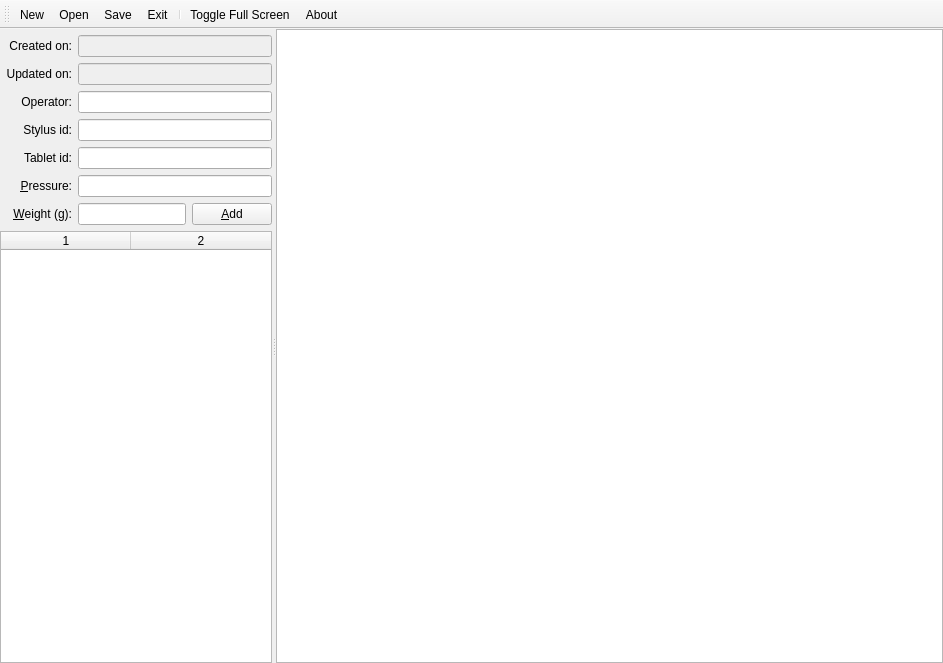
<?xml version="1.0" encoding="UTF-8"?>
<ui version="4.0">
 <class>MainWindow</class>
 <widget class="QMainWindow" name="MainWindow">
  <property name="geometry">
   <rect>
    <x>0</x>
    <y>0</y>
    <width>943</width>
    <height>663</height>
   </rect>
  </property>
  <property name="windowTitle">
   <string>Stylus Profiler</string>
  </property>
  <property name="toolButtonStyle">
   <enum>Qt::ToolButtonFollowStyle</enum>
  </property>
  <property name="animated">
   <bool>false</bool>
  </property>
  <widget class="QWidget" name="centralwidget">
   <layout class="QHBoxLayout" name="horizontalLayout">
    <property name="spacing">
     <number>0</number>
    </property>
    <property name="margin">
     <number>0</number>
    </property>
    <item>
     <widget class="QSplitter" name="splitter">
      <property name="orientation">
       <enum>Qt::Horizontal</enum>
      </property>
      <widget class="QWidget" name="layoutWidget">
       <layout class="QGridLayout" name="gridLayout">
        <property name="leftMargin">
         <number>0</number>
        </property>
        <property name="topMargin">
         <number>6</number>
        </property>
        <property name="rightMargin">
         <number>0</number>
        </property>
        <property name="bottomMargin">
         <number>0</number>
        </property>
        <item row="5" column="1">
         <widget class="QLabel" name="label_4">
          <property name="text">
           <string>&amp;Pressure:</string>
          </property>
          <property name="alignment">
           <set>Qt::AlignRight|Qt::AlignTrailing|Qt::AlignVCenter</set>
          </property>
          <property name="buddy">
           <cstring>pressure</cstring>
          </property>
         </widget>
        </item>
        <item row="6" column="1">
         <widget class="QLabel" name="label">
          <property name="text">
           <string>&amp;Weight (g):</string>
          </property>
          <property name="alignment">
           <set>Qt::AlignRight|Qt::AlignTrailing|Qt::AlignVCenter</set>
          </property>
          <property name="buddy">
           <cstring>weight</cstring>
          </property>
         </widget>
        </item>
        <item row="6" column="3">
         <widget class="QPushButton" name="add_weight_btn">
          <property name="text">
           <string>&amp;Add</string>
          </property>
         </widget>
        </item>
        <item row="0" column="2" colspan="2">
         <widget class="QLineEdit" name="ts_created">
          <property name="enabled">
           <bool>false</bool>
          </property>
         </widget>
        </item>
        <item row="3" column="1">
         <widget class="QLabel" name="label_5">
          <property name="text">
           <string>Stylus id:</string>
          </property>
          <property name="alignment">
           <set>Qt::AlignRight|Qt::AlignTrailing|Qt::AlignVCenter</set>
          </property>
          <property name="buddy">
           <cstring>stylus_id</cstring>
          </property>
         </widget>
        </item>
        <item row="1" column="2" colspan="2">
         <widget class="QLineEdit" name="ts_updated">
          <property name="enabled">
           <bool>false</bool>
          </property>
         </widget>
        </item>
        <item row="0" column="1">
         <widget class="QLabel" name="label_2">
          <property name="text">
           <string>Created on:</string>
          </property>
          <property name="alignment">
           <set>Qt::AlignRight|Qt::AlignTrailing|Qt::AlignVCenter</set>
          </property>
          <property name="buddy">
           <cstring>ts_created</cstring>
          </property>
         </widget>
        </item>
        <item row="3" column="2" colspan="2">
         <widget class="QLineEdit" name="stylus_id">
          <property name="readOnly">
           <bool>false</bool>
          </property>
         </widget>
        </item>
        <item row="5" column="2" colspan="2">
         <widget class="QLineEdit" name="pressure"/>
        </item>
        <item row="6" column="2">
         <widget class="QLineEdit" name="weight"/>
        </item>
        <item row="1" column="1">
         <widget class="QLabel" name="label_3">
          <property name="text">
           <string>Updated on:</string>
          </property>
          <property name="alignment">
           <set>Qt::AlignRight|Qt::AlignTrailing|Qt::AlignVCenter</set>
          </property>
          <property name="buddy">
           <cstring>ts_updated</cstring>
          </property>
         </widget>
        </item>
        <item row="7" column="0" colspan="4">
         <widget class="TableWidget" name="data">
          <property name="sizePolicy">
           <sizepolicy hsizetype="Expanding" vsizetype="Expanding">
            <horstretch>0</horstretch>
            <verstretch>1</verstretch>
           </sizepolicy>
          </property>
          <property name="alternatingRowColors">
           <bool>true</bool>
          </property>
          <property name="selectionMode">
           <enum>QAbstractItemView::SingleSelection</enum>
          </property>
          <property name="selectionBehavior">
           <enum>QAbstractItemView::SelectRows</enum>
          </property>
          <property name="sortingEnabled">
           <bool>true</bool>
          </property>
          <property name="columnCount">
           <number>2</number>
          </property>
          <attribute name="horizontalHeaderDefaultSectionSize">
           <number>130</number>
          </attribute>
          <attribute name="horizontalHeaderStretchLastSection">
           <bool>true</bool>
          </attribute>
          <column/>
          <column/>
         </widget>
        </item>
        <item row="2" column="1">
         <widget class="QLabel" name="label_6">
          <property name="text">
           <string>Operator:</string>
          </property>
          <property name="alignment">
           <set>Qt::AlignRight|Qt::AlignTrailing|Qt::AlignVCenter</set>
          </property>
          <property name="buddy">
           <cstring>operator_id</cstring>
          </property>
         </widget>
        </item>
        <item row="2" column="2" colspan="2">
         <widget class="QLineEdit" name="operator_id"/>
        </item>
        <item row="4" column="1">
         <widget class="QLabel" name="label_7">
          <property name="text">
           <string>Tablet id:</string>
          </property>
          <property name="alignment">
           <set>Qt::AlignRight|Qt::AlignTrailing|Qt::AlignVCenter</set>
          </property>
          <property name="buddy">
           <cstring>tablet_id</cstring>
          </property>
         </widget>
        </item>
        <item row="4" column="2" colspan="2">
         <widget class="QLineEdit" name="tablet_id"/>
        </item>
       </layout>
      </widget>
      <widget class="PlotWidget" name="view">
       <property name="sizePolicy">
        <sizepolicy hsizetype="Expanding" vsizetype="Expanding">
         <horstretch>1</horstretch>
         <verstretch>1</verstretch>
        </sizepolicy>
       </property>
      </widget>
     </widget>
    </item>
   </layout>
  </widget>
  <widget class="QToolBar" name="toolBar">
   <property name="windowTitle">
    <string>Main toolbar</string>
   </property>
   <attribute name="toolBarArea">
    <enum>TopToolBarArea</enum>
   </attribute>
   <attribute name="toolBarBreak">
    <bool>false</bool>
   </attribute>
   <addaction name="actionNew"/>
   <addaction name="actionOpen"/>
   <addaction name="actionSave"/>
   <addaction name="actionExit"/>
   <addaction name="separator"/>
   <addaction name="actionFullScreen"/>
   <addaction name="actionInfo"/>
  </widget>
  <action name="actionOpen">
   <property name="icon">
    <iconset>
     <normaloff>icons/24x24/open.png</normaloff>icons/24x24/open.png</iconset>
   </property>
   <property name="text">
    <string>Open</string>
   </property>
   <property name="shortcut">
    <string>Ctrl+O</string>
   </property>
  </action>
  <action name="actionExit">
   <property name="icon">
    <iconset>
     <normaloff>icons/24x24/exit.png</normaloff>icons/24x24/exit.png</iconset>
   </property>
   <property name="text">
    <string>Exit</string>
   </property>
   <property name="shortcut">
    <string>Ctrl+Q</string>
   </property>
   <property name="menuRole">
    <enum>QAction::QuitRole</enum>
   </property>
  </action>
  <action name="actionInfo">
   <property name="icon">
    <iconset>
     <normaloff>icons/24x24/info.png</normaloff>icons/24x24/info.png</iconset>
   </property>
   <property name="text">
    <string>About</string>
   </property>
   <property name="toolTip">
    <string>About</string>
   </property>
   <property name="menuRole">
    <enum>QAction::AboutRole</enum>
   </property>
  </action>
  <action name="actionNew">
   <property name="icon">
    <iconset>
     <normaloff>icons/24x24/new.png</normaloff>icons/24x24/new.png</iconset>
   </property>
   <property name="text">
    <string>New</string>
   </property>
   <property name="shortcut">
    <string>Ctrl+N</string>
   </property>
  </action>
  <action name="actionSave">
   <property name="icon">
    <iconset>
     <normaloff>icons/24x24/save.png</normaloff>icons/24x24/save.png</iconset>
   </property>
   <property name="text">
    <string>Save</string>
   </property>
   <property name="shortcut">
    <string>Ctrl+S</string>
   </property>
  </action>
  <action name="actionFullScreen">
   <property name="checkable">
    <bool>true</bool>
   </property>
   <property name="icon">
    <iconset>
     <normaloff>icons/24x24/fullscreen.png</normaloff>icons/24x24/fullscreen.png</iconset>
   </property>
   <property name="text">
    <string>Toggle Full Screen</string>
   </property>
   <property name="toolTip">
    <string>Toggle Full Screen</string>
   </property>
   <property name="shortcut">
    <string>F11</string>
   </property>
  </action>
 </widget>
 <customwidgets>
  <customwidget>
   <class>PlotWidget</class>
   <extends>QGraphicsView</extends>
   <header>pyqtgraph</header>
  </customwidget>
  <customwidget>
   <class>TableWidget</class>
   <extends>QTableWidget</extends>
   <header>pyqtgraph</header>
  </customwidget>
 </customwidgets>
 <tabstops>
  <tabstop>ts_created</tabstop>
  <tabstop>ts_updated</tabstop>
  <tabstop>operator_id</tabstop>
  <tabstop>stylus_id</tabstop>
  <tabstop>tablet_id</tabstop>
  <tabstop>pressure</tabstop>
  <tabstop>weight</tabstop>
  <tabstop>add_weight_btn</tabstop>
  <tabstop>data</tabstop>
  <tabstop>view</tabstop>
 </tabstops>
 <resources/>
 <connections>
  <connection>
   <sender>actionExit</sender>
   <signal>triggered()</signal>
   <receiver>MainWindow</receiver>
   <slot>close()</slot>
   <hints>
    <hint type="sourcelabel">
     <x>-1</x>
     <y>-1</y>
    </hint>
    <hint type="destinationlabel">
     <x>353</x>
     <y>238</y>
    </hint>
   </hints>
  </connection>
  <connection>
   <sender>weight</sender>
   <signal>returnPressed()</signal>
   <receiver>add_weight_btn</receiver>
   <slot>click()</slot>
   <hints>
    <hint type="sourcelabel">
     <x>221</x>
     <y>250</y>
    </hint>
    <hint type="destinationlabel">
     <x>312</x>
     <y>252</y>
    </hint>
   </hints>
  </connection>
  <connection>
   <sender>pressure</sender>
   <signal>returnPressed()</signal>
   <receiver>weight</receiver>
   <slot>setFocus()</slot>
   <hints>
    <hint type="sourcelabel">
     <x>312</x>
     <y>219</y>
    </hint>
    <hint type="destinationlabel">
     <x>221</x>
     <y>250</y>
    </hint>
   </hints>
  </connection>
  <connection>
   <sender>operator_id</sender>
   <signal>returnPressed()</signal>
   <receiver>stylus_id</receiver>
   <slot>setFocus()</slot>
   <hints>
    <hint type="sourcelabel">
     <x>255</x>
     <y>120</y>
    </hint>
    <hint type="destinationlabel">
     <x>253</x>
     <y>149</y>
    </hint>
   </hints>
  </connection>
  <connection>
   <sender>stylus_id</sender>
   <signal>returnPressed()</signal>
   <receiver>pressure</receiver>
   <slot>setFocus()</slot>
   <hints>
    <hint type="sourcelabel">
     <x>198</x>
     <y>148</y>
    </hint>
    <hint type="destinationlabel">
     <x>296</x>
     <y>219</y>
    </hint>
   </hints>
  </connection>
 </connections>
</ui>
